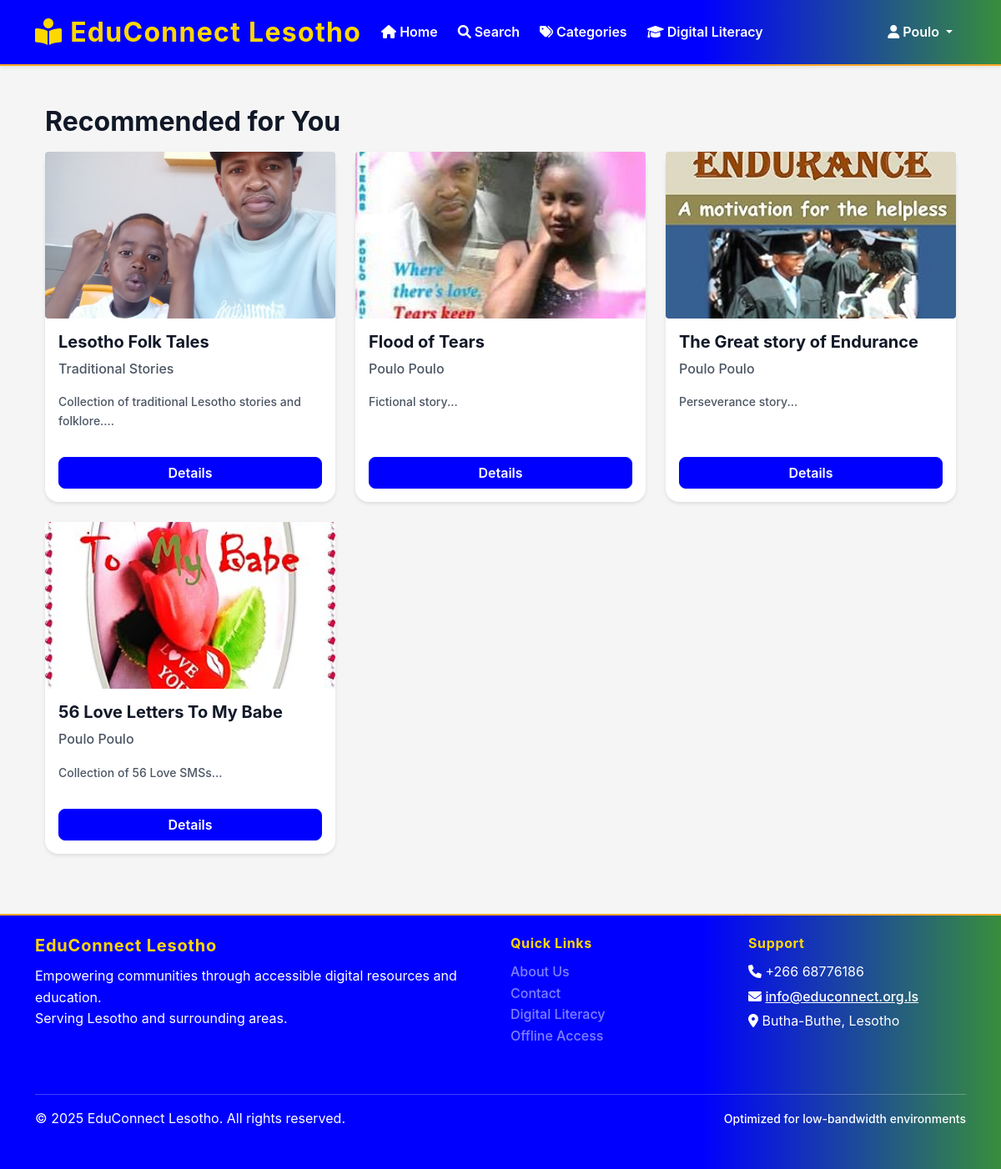
The page /recommendations (signed in) on the database its author committed.
### app/models/user.py (models this page shows, shortened)
class User(UserMixin, db.Model):
    __tablename__ = 'users'
    id = db.Column(db.Integer, primary_key=True)
    username = db.Column(db.String(100), unique=True, nullable=False, index=True)
    email = db.Column(db.String(255), unique=True, nullable=False, index=True)
    password_hash = db.Column(db.String(255), nullable=False)
    first_name = db.Column(db.String(100), nullable=False)
    last_name = db.Column(db.String(100), nullable=False)
    phone_number = db.Column(db.String(20))
    address = db.Column(db.Text)
    district = db.Column(db.String(50), default='Butha-Buthe', index=True)
    profile_image = db.Column(db.String(500))  # Path to profile image
    role_id = db.Column(db.Integer, db.ForeignKey('user_roles.id'), nullable=False)
    is_active = db.Column(db.Boolean, default=True)
    email_verified = db.Column(db.Boolean, default=False)
    created_at = db.Column(db.DateTime, default=datetime.utcnow)
    updated_at = db.Column(db.DateTime, default=datetime.utcnow, onupdate=datetime.utcnow)
    last_login = db.Column(db.DateTime)
    borrowing_transactions = db.relationship('BorrowingTransaction', foreign_keys='BorrowingTransaction.user_id', backref='user', lazy='dynamic')
    digital_downloads = db.relationship('DigitalDownload', backref='user', lazy='dynamic')
    offline_tokens = db.relationship('OfflineToken', backref='user', lazy='dynamic')
    reading_sessions = db.relationship('ReadingSession', backref='user', lazy='dynamic')
    notifications = db.relationship('Notification', backref='user', lazy='dynamic')
    book_reservations = db.relationship('BookReservation', backref='user', lazy='dynamic')
    book_reviews = db.relationship('BookReview', backref='user', lazy='dynamic')
    literacy_progress = db.relationship('LiteracyProgress', backref='user', lazy='dynamic')
    favorites = db.relationship('Book', secondary='user_favorites', backref='favorited_by', lazy='dynamic')
    def is_admin(self):
        return self.role.role_name == 'admin'
    def is_librarian(self):
        return self.role.role_name in ['admin', 'librarian']

### app/models/book.py (models this page shows, shortened)
class Book(db.Model):
    __tablename__ = 'books'
    id = db.Column(db.Integer, primary_key=True)
    title = db.Column(db.String(500), nullable=False, index=True)
    author = db.Column(db.String(300), nullable=False, index=True)
    isbn = db.Column(db.String(20), unique=True, index=True)
    publisher = db.Column(db.String(200))
    publication_year = db.Column(db.Integer)
    edition = db.Column(db.String(50))
    pages = db.Column(db.Integer)
    language = db.Column(db.String(50), default='English')
    description = db.Column(db.Text)
    category_id = db.Column(db.Integer, db.ForeignKey('categories.id'), nullable=False)
    is_digital = db.Column(db.Boolean, default=False, index=True)
    file_path = db.Column(db.String(500))
    file_size = db.Column(db.BigInteger)  # in bytes
    file_format = db.Column(db.String(20))  # PDF, EPUB, etc.
    cover_image = db.Column(db.String(500))
    total_copies = db.Column(db.Integer, default=1)
    available_copies = db.Column(db.Integer, default=1)
    is_active = db.Column(db.Boolean, default=True)
    is_featured = db.Column(db.Boolean, default=False)
    download_count = db.Column(db.Integer, default=0)
    view_count = db.Column(db.Integer, default=0)
    created_at = db.Column(db.DateTime, default=datetime.utcnow)
    updated_at = db.Column(db.DateTime, default=datetime.utcnow, onupdate=datetime.utcnow)
    created_by = db.Column(db.Integer, db.ForeignKey('users.id'), nullable=False)
    __searchable__ = ['title', 'author', 'description']
    borrowing_transactions = db.relationship('BorrowingTransaction', backref='book', lazy='dynamic')
    digital_downloads = db.relationship('DigitalDownload', backref='book', lazy='dynamic')
    reading_sessions = db.relationship('ReadingSession', backref='book', lazy='dynamic')
    book_reservations = db.relationship('BookReservation', backref='book', lazy='dynamic')
    book_reviews = db.relationship('BookReview', backref='book', lazy='dynamic')
    creator = db.relationship('User', backref='created_books', foreign_keys=[created_by])

### app/routes/main.py (the view)
@main_bp.route('/recommendations')
@login_required
def recommendations():
    user_id = current_user.id
    user_borrowed_books = set([bt.book_id for bt in BorrowingTransaction.query.filter_by(user_id=user_id).all()])
    similar_users = db.session.query(BorrowingTransaction.user_id).filter(BorrowingTransaction.book_id.in_(user_borrowed_books)).distinct()
    similar_books = db.session.query(BorrowingTransaction.book_id).filter(BorrowingTransaction.user_id.in_(similar_users)).distinct()
    borrowed_books = Book.query.filter(Book.id.in_(user_borrowed_books)).all()
    category_ids = set([b.category_id for b in borrowed_books])
    content_books = Book.query.filter(Book.category_id.in_(category_ids), Book.id.notin_(user_borrowed_books), Book.is_active==True).limit(10).all()
    recommended_book_ids = set([b.book_id for b in similar_books]) | set([b.id for b in content_books])
    import random
    recommended_books = Book.query.filter(Book.id.in_(recommended_book_ids), Book.is_active==True).limit(12).all()
    svg_placeholders = [
        'uploads/books/cover_placeholder1.svg',
        'uploads/books/cover_placeholder2.svg',
        'uploads/books/cover_placeholder3.svg'
    ]
    for book in recommended_books:
        if not book.cover_image:
            book.svg_placeholder = random.choice(svg_placeholders)
        else:
            book.svg_placeholder = None
    return render_template('main/recommendations.html', books=recommended_books)

### app/templates/main/recommendations.html (shortened to what this page needs)
{% extends "base.html" %}
{% block content %}
<div class="container py-4">
    <h2 class="mb-3">Recommended for You</h2>
    <div class="row">
        {% for book in books %}
        <div class="col-md-4 mb-4">
            <div class="card h-100">
                {% set cat_color = category_colors.get(book.category.name.split(' ')[0] if book.category else '', '#764ba2') %}
                {% if book.cover_image %}
                  <img src="{{ url_for('static', filename='uploads/covers/' + book.cover_image) }}" class="card-img-top rounded" alt="{{ book.title }}" style="height: 200px; object-fit: cover; border-radius: 12px;">
                {% else %}
                  {% include 'shared/book_cover_svg.html' %}
                {% endif %}
                <div class="card-body d-flex flex-column">
                    <h5 class="card-title">{{ book.title }}</h5>
                    <p class="card-text text-muted">{{ book.author }}</p>
                    <p class="card-text small">{{ book.description[:100] }}...</p>
                    <a href="{{ url_for('main.book_detail', book_id=book.id) }}" class="btn btn-primary mt-auto">Details</a>
                </div>
            </div>
        </div>
        {% endfor %}
    </div>
</div>
{% endblock %}

### app/templates/base.html (shortened to what this page needs)
<!DOCTYPE html>
<html lang="en">
<head>
    <link href="https://cdn.jsdelivr.net/npm/bootstrap@5.1.3/dist/css/bootstrap.min.css" rel="stylesheet">
    <link href="https://cdnjs.cloudflare.com/ajax/libs/font-awesome/6.0.0/css/all.min.css" rel="stylesheet">
    <link href="{{ url_for('static', filename='css/style.css') }}" rel="stylesheet">
</head>
<body>
    <nav class="navbar navbar-expand-lg navbar-light bg-white shadow-sm">
        <div class="container">
            <a class="navbar-brand" href="{{ url_for('main.index') }}" style="color: #FFD700 !important; font-weight: bold; font-size: 2rem;">
                <i class="fas fa-book-reader"></i>
                EduConnect Lesotho
            </a>
            <div class="collapse navbar-collapse justify-content-center" id="navbarNav">
                <ul class="navbar-nav">
                    {% if current_user.is_authenticated %}
                        <li class="nav-item">
                            <a class="nav-link" href="{{ url_for('main.index') }}">
                                <i class="fas fa-home"></i> Home
                            </a>
                        </li>
                        <li class="nav-item">
                            <a class="nav-link" href="{{ url_for('main.search') }}">
                                <i class="fas fa-search"></i> Search
                            </a>
                        </li>
                        <li class="nav-item">
                            <a class="nav-link" href="{{ url_for('main.categories') }}">
                                <i class="fas fa-tags"></i> Categories
                            </a>
                        </li>
                        <li class="nav-item">
                            <a class="nav-link" href="{{ url_for('main.digital_literacy') }}">
                                <i class="fas fa-graduation-cap"></i> Digital Literacy
                            </a>
                        </li>
                    {% endif %}
                </ul>
                <ul class="navbar-nav ms-auto">
                    {% if current_user.is_authenticated %}
                        <li class="nav-item dropdown">
                            <a class="nav-link dropdown-toggle" href="#" id="userDropdown" role="button" data-bs-toggle="dropdown">
                                <i class="fas fa-user"></i>
                                {{ current_user.first_name }}
                            </a>
                        </li>
                    {% endif %}
                </ul>
            </div>
        </div>
    </nav>
    <main class="container my-4">
        {% block content %}{% endblock %}
    </main>
    <footer class="footer py-4">
        <div class="container">
            <div class="row">
                <div class="col-md-6">
                    <h5>EduConnect Lesotho</h5>
                    <p class="mb-0">Empowering communities through accessible digital resources and education.</p>
                    <p class="mb-0">Serving Lesotho and surrounding areas.</p>
                </div>
                <div class="col-md-3">
                    <h6>Quick Links</h6>
                    <ul class="list-unstyled">
                        <li><a href="{{ url_for('main.about') }}" class="text-white-50">About Us</a></li>
                        <li><a href="{{ url_for('main.contact') }}" class="text-white-50">Contact</a></li>
                        <li><a href="{{ url_for('main.digital_literacy') }}" class="text-white-50">Digital Literacy</a></li>
                        <li><a href="{{ url_for('main.offline_access') }}" class="text-white-50">Offline Access</a></li>
                    </ul>
                </div>
                <div class="col-md-3">
                    <h6>Support</h6>
                    <p class="mb-1"><i class="fas fa-phone"></i> +266 68776186</p>
                    <p class="mb-1"><i class="fas fa-envelope"></i> <a href="mailto:info@educonnect-lesotho.ls" style="color: #fff; text-decoration: underline;">info@educonnect.org.ls</a></p>
                    <p class="mb-0"><i class="fas fa-map-marker-alt"></i> Butha-Buthe, Lesotho</p>
                </div>
            </div>
            <hr class="my-3">
            <div class="row align-items-center">
                <div class="col-md-6">
                    <p class="mb-0">&copy; 2025 EduConnect Lesotho. All rights reserved.</p>
                </div>
                <div class="col-md-6 text-end">
                    <small>Optimized for low-bandwidth environments</small>
                </div>
            </div>
        </div>
    </footer>
</body>
</html>

### app/static/css/style.css (style rules this page uses)
:root { --primary-color: #2c5aa0; --secondary-color: #34a853; --accent-color: #fbbf24; --danger-color: #dc2626; --warning-color: #f59e0b; --success-color: #059669; --info-color: #0284c7; --dark-color: #1f2937; --light-color: #f8fafc; --border-color: #e5e7eb; --text-muted: #6b7280; --font-family-base: 'Segoe UI', Tahoma, Geneva, Verdana, sans-serif; --font-size-base: 16px; --line-height-base: 1.6; --spacing-xs: 0.25rem; --spacing-sm: 0.5rem; --spacing-md: 1rem; --spacing-lg: 1.5rem; --spacing-xl: 3rem; --border-radius: 0.5rem; --border-radius-lg: 1rem; --shadow-sm: 0 1px 2px 0 rgba(0, 0, 0, 0.05); --shadow-md: 0 4px 6px -1px rgba(0, 0, 0, 0.1); --shadow-lg: 0 10px 15px -3px rgba(0, 0, 0, 0.1); }
body { background-color: var(--light-color); color: var(--dark-color); font-family: var(--font-family-base); font-size: var(--font-size-base); line-height: var(--line-height-base); margin: 0; padding: 0; -webkit-font-smoothing: antialiased; -moz-osx-font-smoothing: grayscale; text-rendering: optimizeLegibility; }
* { -webkit-font-smoothing: antialiased; -moz-osx-font-smoothing: grayscale; }
.btn { border-radius: var(--border-radius); font-weight: 600; box-shadow: var(--shadow-sm); transition: box-shadow 0.2s, transform 0.2s; }
.btn-primary { background-color: var(--primary-color); border-color: var(--primary-color); }
.card { border-radius: var(--border-radius-lg); box-shadow: var(--shadow-md); border: 1px solid var(--border-color); transition: box-shadow 0.3s, transform 0.2s; background: #fff; }
.navbar { background: linear-gradient(90deg, var(--primary-color) 70%, var(--secondary-color) 100%); box-shadow: var(--shadow-md); border-bottom: 2px solid var(--accent-color); }
.navbar-brand { font-size: 1.5rem; font-weight: 700; color: #fff !important; letter-spacing: 0.04em; text-shadow: 0 2px 8px rgba(44,90,160,0.08); }
.nav-link { color: #fff !important; font-weight: 600; margin-right: 0.5rem; transition: color 0.2s; }
.footer { background: linear-gradient(90deg, var(--primary-color) 70%, var(--secondary-color) 100%); color: #fff; padding-top: 2rem; padding-bottom: 2rem; border-top: 2px solid var(--accent-color); }
.footer h5, .footer h6 { color: var(--accent-color); font-weight: 700; }
.footer a { color: #fff; text-decoration: underline; transition: color 0.2s; }
.text-muted { color: #4b5563 !important; font-weight: 500 !important; }
h1, h2, h3, h4, h5, h6 { color: #111827; font-weight: 700; }
p { color: #1f2937; }
a { color: #1e40af; font-weight: 500; }
li { color: #1f2937; font-weight: 500; }
small, .small { color: #4b5563; font-weight: 500; }

### app/templates/base.html (style rules this page uses)
:root { --primary-color: blue; --secondary-color: #388E3C; --accent-color: #FFA726; --text-color: #212121; --bg-color: #F5F5F5; }
body { font-family: -apple-system, BlinkMacSystemFont, 'Segoe UI', Roboto, 'Helvetica Neue', Arial, sans-serif; line-height: 1.6; color: var(--text-color); background-color: var(--bg-color); }
.navbar-brand { font-weight: bold; color: #ffffff !important; font-size: 2rem; }
.navbar { background-color: var(--primary-color) !important; box-shadow: 0 2px 8px rgba(44,90,160,0.08); }
.nav-link { color: #ffffff !important; }
.btn-primary { background-color: var(--primary-color); border-color: var(--primary-color); }
.card { border: none; box-shadow: 0 2px 4px rgba(0,0,0,0.1); margin-bottom: 1rem; }
.footer { background-color: var(--primary-color); color: #ffffff !important; margin-top: 0; margin-bottom: 0; padding-top: 2.5rem; padding-bottom: 2.5rem; }
.footer h5, .footer h6 { color: #FFD700 !important; font-weight: 700; letter-spacing: 0.04em; margin-bottom: 0.75rem; }
.footer, .footer p, .footer small { color: white !important; }
.footer a { color: #fff; text-decoration: none; font-weight: 500; transition: color 0.2s, text-shadow 0.2s; }
.footer .row > div { margin-bottom: 1.5rem; }

### rows shown on the page
User: first_name "Poulo"
Book: cover_image (picture), title "Lesotho Folk Tales", author "Traditional Stories", description "Collection of traditional Lesotho stories and folklore."
Book: cover_image (picture), title "Flood of Tears", author "Poulo Poulo", description "Fictional story"
Book: cover_image (picture), title "The Great story of Endurance", author "Poulo Poulo", description "Perseverance story"
Book: cover_image (picture), title "56 Love Letters To My Babe", author "Poulo Poulo", description "Collection of 56 Love SMSs"
